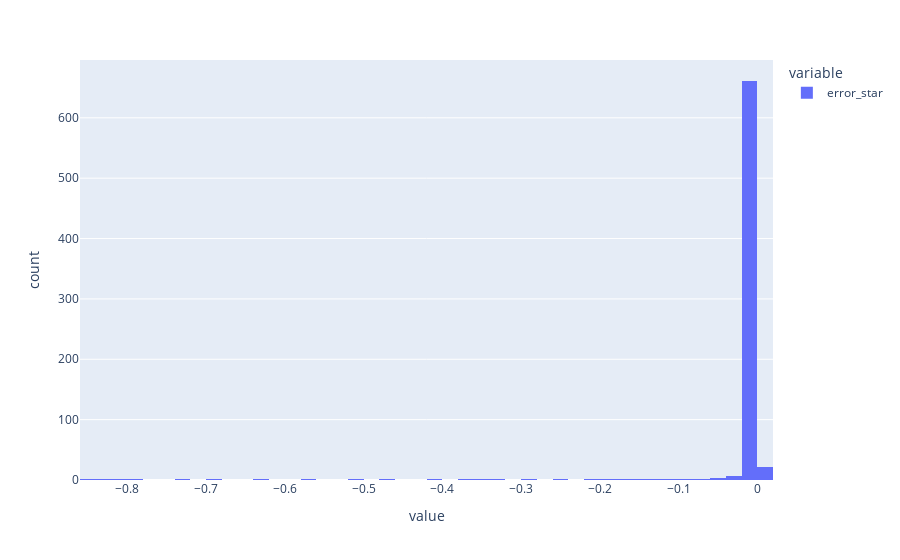

Notebook source saved alongside this figure:
### Code cell
df.error_star.hist()

### Figure 1 — Plotly figure (JSON) as saved in the notebook; plotly's stock layout.template omitted (floating-point values rounded to 4 significant figures; data arrays with more than 128 entries replaced by an {"elided": "..."} marker saying what was removed)
{"data": [{"alignmentgroup": "True", "bingroup": "x", "hovertemplate": "variable=error_star<br>value=%{x}<br>count=%{y}<extra></extra>", "legendgroup": "error_star", "marker": {"color": "#636efa"}, "name": "error_star", "offsetgroup": "error_star", "orientation": "v", "showlegend": true, "type": "histogram", "x": {"elided": "721 float values"}, "xaxis": "x", "yaxis": "y"}], "layout": {"autosize": true, "barmode": "relative", "legend": {"title": {"text": "variable"}, "tracegroupgap": 0}, "margin": {"t": 60}, "xaxis": {"anchor": "y", "autorange": true, "domain": [0, 1], "range": [-0.86, 0.02], "title": {"text": "value"}, "type": "linear"}, "yaxis": {"anchor": "x", "autorange": true, "domain": [0, 1], "range": [0, 695.8], "title": {"text": "count"}}}}
